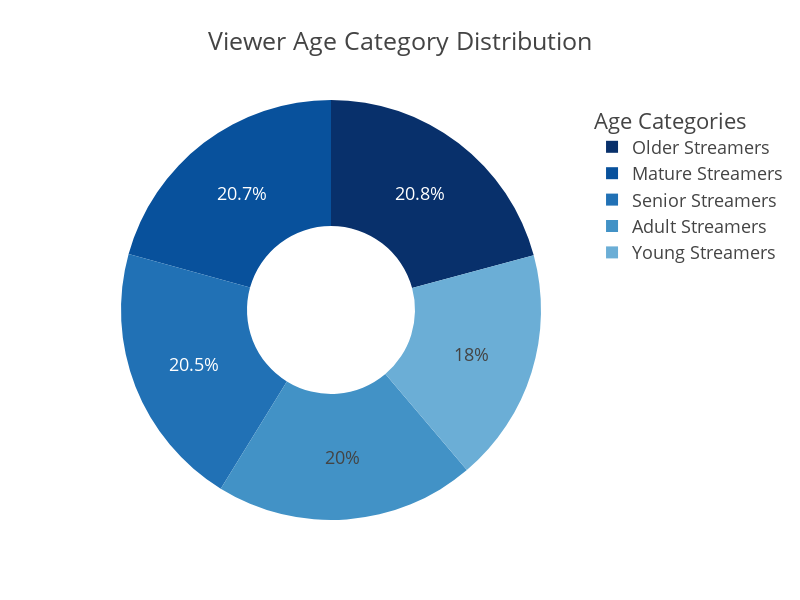

Here is the notebook cell this chart was saved with:
### Code cell
age_category_counts = stream_df["Age_Category"].value_counts().reset_index()
age_category_counts.columns = ["Age_Category", "User_Count"]

fig = px.pie(
    age_category_counts,
    names="Age_Category",
    values="User_Count",
    title="Viewer Age Category Distribution",
    hole=0.4,
    color_discrete_sequence=px.colors.sequential.Blues_r
)

fig.update_layout(
    template="presentation",
    height=600,
    width=800,
    legend_title=dict(text="Age Categories"),
    paper_bgcolor="rgba(0, 0, 0, 0)"
)

fig.show()
fig.write_image(os.path.join(result_dir,'Viewer Age Category Distribution.jpg'))
fig.write_image(os.path.join(result_dir,'Viewer Age Category Distribution.png'))
fig.write_html(os.path.join(result_dir,'Viewer Age Category Distribution.html'))

### Figure 1 — Plotly figure (JSON) as saved in the notebook; plotly's stock layout.template omitted (floating-point values rounded to 4 significant figures)
{"data": [{"domain": {"x": [0, 1], "y": [0, 1]}, "hole": 0.4, "hovertemplate": "Age_Category=%{label}<br>User_Count=%{value}<extra></extra>", "labels": ["Older Streamers", "Mature Streamers", "Senior Streamers", "Adult Streamers", "Young Streamers"], "legendgroup": "", "name": "", "showlegend": true, "type": "pie", "values": [208, 207, 205, 200, 180]}], "layout": {"height": 600, "legend": {"title": {"text": "Age Categories"}, "tracegroupgap": 0}, "paper_bgcolor": "rgba(0, 0, 0, 0)", "piecolorway": ["rgb(8,48,107)", "rgb(8,81,156)", "rgb(33,113,181)", "rgb(66,146,198)", "rgb(107,174,214)", "rgb(158,202,225)", "rgb(198,219,239)", "rgb(222,235,247)", "rgb(247,251,255)"], "title": {"text": "Viewer Age Category Distribution"}, "width": 800}}
